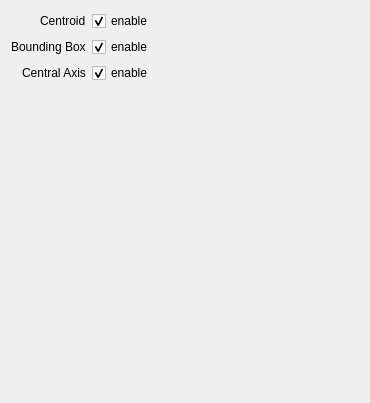
           <widget class="QWidget" name="page_2">
            <property name="geometry">
             <rect>
              <x>0</x>
              <y>0</y>
              <width>370</width>
              <height>403</height>
             </rect>
            </property>
            <attribute name="label">
             <string>Feature Detection</string>
            </attribute>
            <layout class="QFormLayout" name="formLayout_6">
             <property name="labelAlignment">
              <set>Qt::AlignRight|Qt::AlignTrailing|Qt::AlignVCenter</set>
             </property>
             <property name="formAlignment">
              <set>Qt::AlignLeading|Qt::AlignLeft|Qt::AlignTop</set>
             </property>
             <item row="0" column="0">
              <widget class="QLabel" name="label_25">
               <property name="text">
                <string>Centroid</string>
               </property>
              </widget>
             </item>
             <item row="0" column="1">
              <widget class="QCheckBox" name="centroidCheckBox">
               <property name="text">
                <string>enable</string>
               </property>
               <property name="checked">
                <bool>true</bool>
               </property>
              </widget>
             </item>
             <item row="1" column="0">
              <widget class="QLabel" name="label_26">
               <property name="text">
                <string>Bounding Box</string>
               </property>
              </widget>
             </item>
             <item row="1" column="1">
              <widget class="QCheckBox" name="boundBoxCheckBox">
               <property name="text">
                <string>enable</string>
               </property>
               <property name="checked">
                <bool>true</bool>
               </property>
              </widget>
             </item>
             <item row="2" column="0">
              <widget class="QLabel" name="label_27">
               <property name="text">
                <string>Central Axis</string>
               </property>
              </widget>
             </item>
             <item row="2" column="1">
              <widget class="QCheckBox" name="cAxisCheckBox">
               <property name="text">
                <string>enable</string>
               </property>
               <property name="checked">
                <bool>true</bool>
               </property>
              </widget>
             </item>
            </layout>
           </widget>
